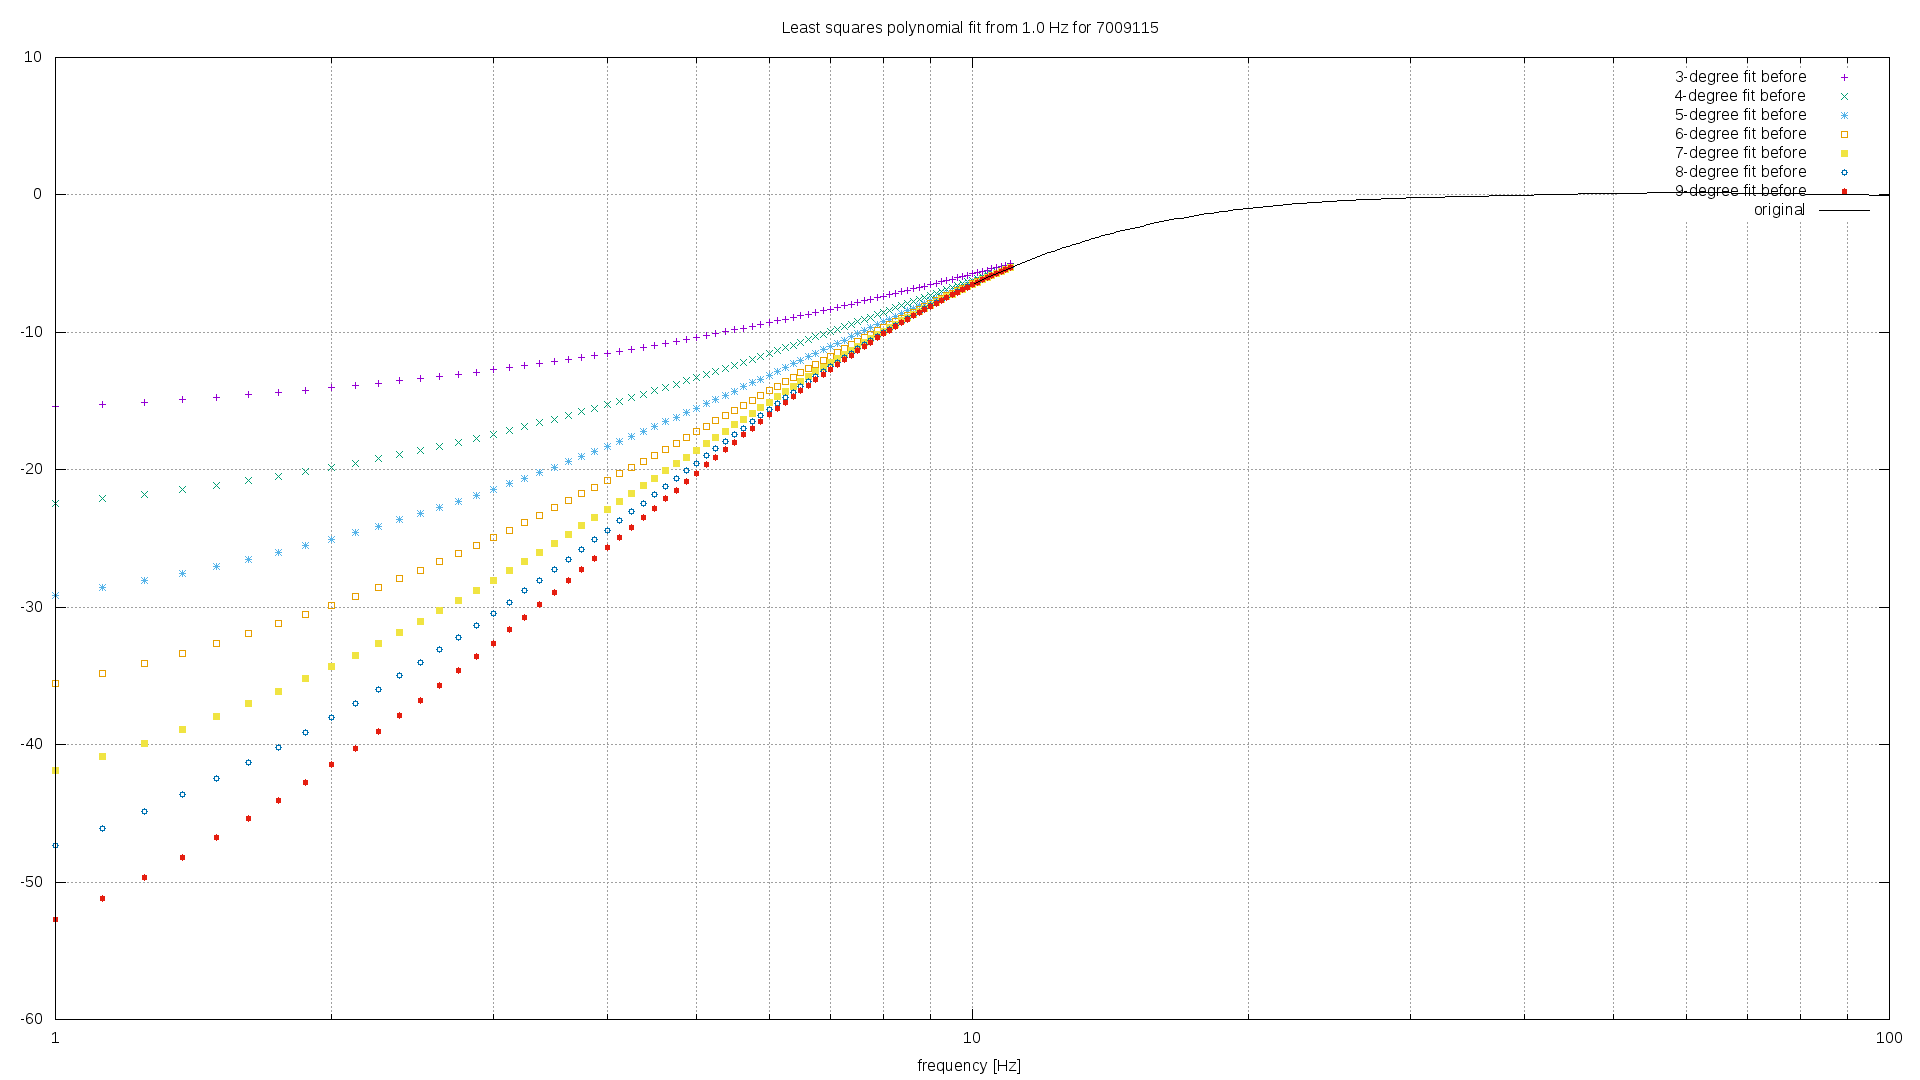

This figure's gnuplot source:
set title "Least squares polynomial fit from 1.0 Hz for 7009115"
set term png size 1920,1080
set output "fit-before-7009115.png"
set logscale x
set xrange [1:100]
set xlabel "frequency [Hz]"
set grid ytics lt 1
set grid xtics lt 1
set grid mxtics lt 0
plot \
"fit-before-7009115-3.tsv" using 1:2 title "3-degree fit before", \
"fit-before-7009115-4.tsv" using 1:2 title "4-degree fit before", \
"fit-before-7009115-5.tsv" using 1:2 title "5-degree fit before", \
"fit-before-7009115-6.tsv" using 1:2 title "6-degree fit before", \
"fit-before-7009115-7.tsv" using 1:2 title "7-degree fit before", \
"fit-before-7009115-8.tsv" using 1:2 title "8-degree fit before", \
"fit-before-7009115-9.tsv" using 1:2 title "9-degree fit before", \
"../data/7009115.tsv" using 1:2 title "original" with lines
set title "Zoomed least squares polynomial fit from 1.0 - 50.0 Hz"
set output "fit-before-zoom-7009115.png"
set xrange [5:50]
set yrange [-8:-2]
replot
